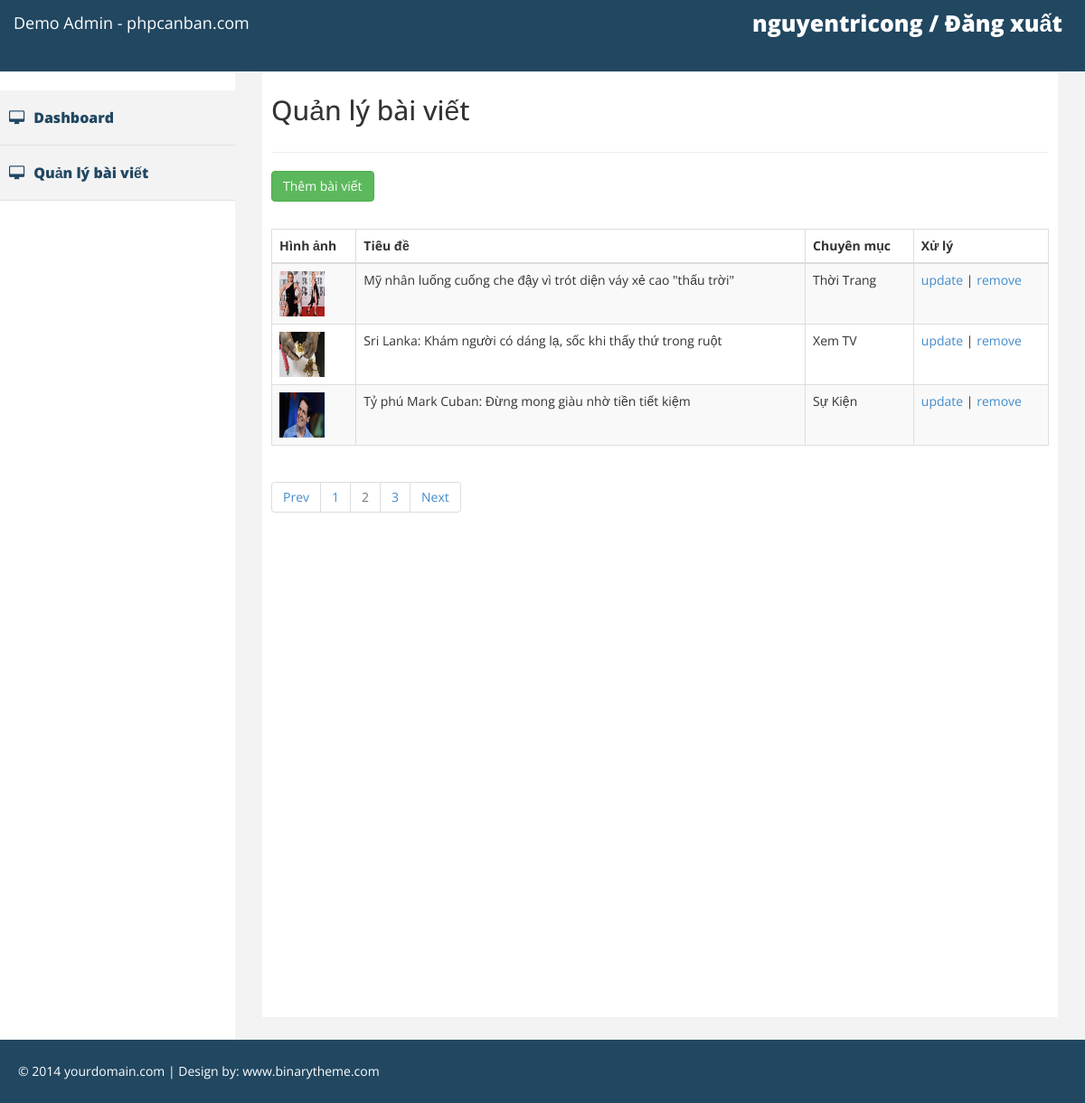
Screenshot of /admin/post.php?page=2 (signed in) with the database file from the repository.
### tables this page shows
CREATE TABLE IF NOT EXISTS `posts` (
  `post_id` int(11) NOT NULL AUTO_INCREMENT,
  `category_id` int(11) NOT NULL DEFAULT '0',
  `title` varchar(255) DEFAULT NULL,
  `content` text,
  `image` text,
  `createdate` datetime DEFAULT NULL,
  `del_flag` tinyint(1) DEFAULT '0',
  PRIMARY KEY (`post_id`),
  KEY `category_id` (`category_id`)
);

CREATE TABLE IF NOT EXISTS `category` (
  `category_id` int(11) NOT NULL AUTO_INCREMENT,
  `name` varchar(255) DEFAULT NULL,
  `del_flag` tinyint(4) DEFAULT '0',
  PRIMARY KEY (`category_id`)
);

### incs/class_db.php (called while the page is built, shortened)
<?php
class dblib {
	private $__conn;
	function connect()
	{
		$servername = "localhost";
		$username = "root";
		$password = "123456";
		$dbname = "webtintuc";
		if (!$this->__conn){
			try {
				$this->__conn = new PDO("mysql:host=$servername;dbname=$dbname", $username, $password);
				$this->__conn->setAttribute(PDO::ATTR_ERRMODE, PDO::ERRMODE_EXCEPTION);
			}
			catch(PDOException $e){
				echo "Error: " . $e->getMessage();
				die();
			}
		}
	}
	function get_list($sql)
	{
		$stmt = $this->__conn->prepare($sql);
		$stmt->execute();
		$stmt->setFetchMode(PDO::FETCH_ASSOC);
		return $stmt->fetchALL();
	}
	function get_row_number($sql)
	{
		$stmt = $this->__conn->prepare($sql);
		$stmt->execute();
		return $stmt->fetchColumn();
	}
}
?>

### admin/post.php (the view, shortened to what this page needs)
<?php
function inc() {
	include "../incs/class_db.php";
}
$adminlib = new adminlib();
$sql = "SELECT count(*) FROM posts";
$total_records = $adminlib->get_row_number($sql);
$limit = 3;
$current_page = isset($_GET['page']) ? $_GET['page'] : 1;
$total_page = ceil($total_records / $limit);
$start = ($current_page - 1) * $limit;
$sql = "SELECT * FROM posts a JOIN category b on a.category_id = b.category_id ORDER BY createdate DESC LIMIT $start, $limit";
$data = $adminlib->get_list($sql);
?>
<?php include 'header.php';?>
<?php include 'sidebar.php';?>
        <div id="page-wrapper" >
            <div id="page-inner">
                <div class="row">
                    <div class="col-lg-12">
                     <h2>Quản lý bài viết</h2>
                    </div>
                </div>
                  <hr />
                  <a href="post_add.php"><input type="button" class="btn btn-success" value="Thêm bài viết"></a><br><br>
		           <table class="table table-striped table-bordered table-hover">
					<thead>
						<tr>
							<th>Hình ảnh</th>
							<th>Tiêu đề</th>
							<th>Chuyên mục</th>
							<th>Xử lý</th>
						</tr>
					</thead>
					<tbody>
					<?php
					for($i = 0; $data != 0 && $i < count($data); $i ++) {
						$id = $data[$i]["post_id"];
						?>
						<tr>
							<td><img src="../images/<?php echo $data[$i]["image"];?>" width="50px" height="50px"></td>
							<td><?php echo $data[$i]["title"];?></td>
							<td><?php echo $data[$i]["name"];?></td>
							<td><a href="post_update.php?id=<?php echo $id;?>">update</a> | <a href="post_remove.php?id=<?php echo $id;?>">remove</a></td>
						</tr>
					<?php
					}
					?>
					</tbody>
				</table>
				<ul class="pagination">
                <?php
                if ($current_page > 1 && $total_page > 1){
                	echo '<li><a href="post.php?page='.($current_page-1).'">Prev</a></li>';
                }
                for ($i = 1; $i <= $total_page; $i++) {
                	if ($current_page == $i)
                		echo '<li class="disabled"><a href="#">'.$i.'</a></li>';
                	else
                		echo '<li><a href="post.php?page='.$i.'">'.$i.'</a></li>';
                }
                if ($current_page < $total_page && $total_page > 1){
                	echo '<li><a href="post.php?page='.($current_page+1).'">Next</a></li>';
                }
                ?>
                </ul>
    		</div>
            </div>
        </div>
 <?php include 'footer.php';?>

### admin/assets/css/custom.css (style rules this page uses)
body { font-family: 'Open Sans', sans-serif; line-height:30px; }
#page-wrapper { padding: 15px 15px; min-height: 600px; background:#F3F3F3; }
#page-inner { width:100%; margin:10px 20px 10px 0px; background-color:#fff!important; padding:10px; min-height:1050px; }
@media (min-width:768px) { #page-wrapper { margin: 0 0 0 260px; padding: 15px 30px; min-height: 1050px; } }

### rows the page displays
posts: image (picture), title "Mỹ nhân luống cuống che đậy vì trót diện váy xẻ cao \"thấu trời\"", category.name "Thời Trang"
posts: image (picture), title "Sri Lanka: Khám người có dáng lạ, sốc khi thấy thứ trong ruột", category.name "Xem TV"
posts: image (picture), title "Tỷ phú Mark Cuban: Đừng mong giàu nhờ tiền tiết kiệm", category.name "Sự Kiện"

### other values shown
$_COOKIE["admin"] "nguyentricong"
